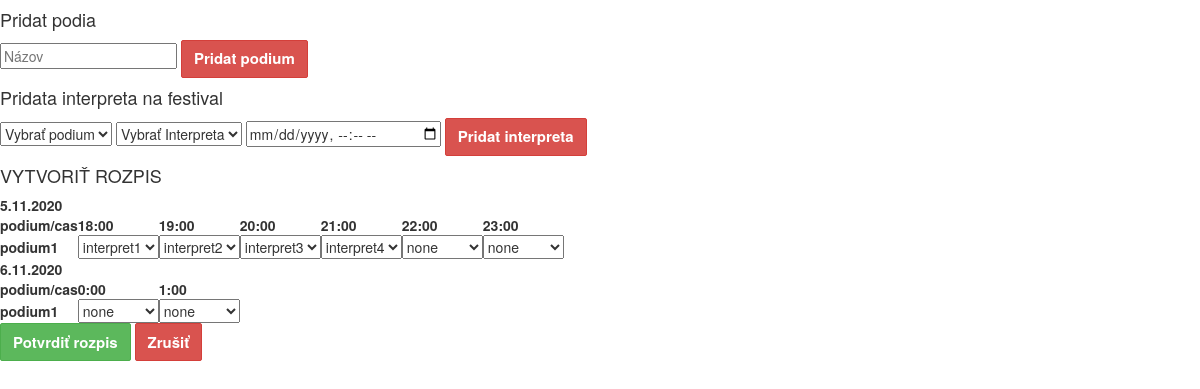
Screenshot of /view/create_lineup.php?id=1 (signed in) with the database file from the repository.
### tables this page shows
CREATE TABLE Podium(
	podium_ID			INT				NOT NULL AUTO_INCREMENT,
    festival_ID			INT 			NOT NULL,
    nazov				VARCHAR(50) 	NOT NULL,
    popis				VARCHAR(1000) 	DEFAULT NULL,
    PRIMARY KEY(podium_ID),
    CONSTRAINT Podium_FK
        FOREIGN KEY (festival_ID)
        REFERENCES Festival (festival_ID)
        ON DELETE CASCADE
);

CREATE TABLE Interpret(
	interpret_ID 		INT				NOT NULL AUTO_INCREMENT,
    nazov				VARCHAR(50)  	NOT NULL,
    hodnotenie			DECIMAL(2,1)	DEFAULT NULL,
    logo				VARCHAR(200)    DEFAULT NULL,
    PRIMARY KEY(interpret_ID)
);

### classPodium.php (called while the page is built, shortened)
<?php
class Podium{
	private $podiumID;
    function initExistingPodium($pdo, $id){
    	$idSelect = $pdo->prepare("SELECT podium_ID FROM Podium WHERE podium_ID = ?");
    	$idSelect->execute([$id]);
    	if($idSelect->rowCount() == 1){
    		$this->podiumID = $idSelect->fetchColumn();
    		return 0;
    	}else{
    		return -1;
    	}
    }
    function getID(){
        return $this->podiumID;
    }
    function getNazov($pdo){
    	$select = $pdo->prepare("SELECT nazov FROM Podium WHERE podium_ID = ?");
    	$select->execute([$this->podiumID]);
    	return $select->fetchColumn();
    }
}
?>

### controller.php (called while the page is built, shortened)
<?php
require_once "classPodium.php";
require_once "classInterpret.php";
function getInterpretForTime($pdo, $dateTime, $podium_id){
    $select = $pdo->prepare("SELECT interpret_ID FROM Interpret_vystupuje_na_Podium WHERE cas_vystupenia = ? AND podium_ID = ?");
    $datestr = $dateTime['year']."-".$dateTime['month']."-".$dateTime['day']." ".$dateTime['hour'].":".$dateTime['minute'].":".$dateTime['second'];
    $date = strtotime($datestr);
    $select->execute([date('Y-m-d H:i:s',$date),$podium_id]);
    $id = $select->fetchColumn();
    if ($id == NULL) {
        return NULL;
    }
    else {
        $interpret = new Interpret();
        $interpret->initExistingInterpret($pdo,$id);
        return $interpret;
    }
}
function getPodiaForFestival($pdo, $festival_ID){
    $idSelect = $pdo->prepare("SELECT podium_ID FROM Podium WHERE festival_ID = ?");
    $idSelect->execute([$festival_ID]);
    $results = $idSelect->fetchAll();
    $array = array();
    foreach ($results as $row) {
        $object = new Podium();
        if ($object->initExistingPodium($pdo, $row[0]) == -1) {
            echo "nenasli sme v datbazke dany row<br>";
        }
        $array[] = $object;
    }
    return $array;
}
function getInterpretsForFestival($pdo, $festival_ID){
    $arrayPodia = getPodiaForFestival($pdo, $festival_ID);
    $array = array();
    foreach ($arrayPodia as $podium) {
        $idSelect = $pdo->prepare("SELECT interpret_ID FROM Interpret_vystupuje_na_Podium WHERE podium_ID = ?");
        $idSelect->execute([$podium->getID()]);
        $results = $idSelect->fetchAll();
        foreach ($results as $row) {
            $object = new Interpret();
            if (!array_search($object, $array)) {
                $array[] = $object;
            }
        }
    }
    return $array;
}
    ?>

### classInterpret.php (called while the page is built, shortened)
<?php
class Interpret{
	private $interpretID;
    function initExistingInterpret($pdo, $id){
    	$idSelect = $pdo->prepare("SELECT interpret_ID FROM Interpret WHERE interpret_ID = ?");
    	$idSelect->execute([$id]);
    	if($idSelect->rowCount() == 1){
    		$this->interpretID = $idSelect->fetchColumn();
    		return 0;
    	}else{
    		return -1;
    	}
    }
    function getID(){
        return $this->interpretID;
    }
    function getNazov($pdo){
    	$select = $pdo->prepare("SELECT nazov FROM Interpret WHERE interpret_ID = ?");
    	$select->execute([$this->interpretID]);
    	return $select->fetchColumn();
    }
}
?>

### view/create_lineup.php (the view, shortened to what this page needs)
 <?php
require "../classInterpret.php";
require_once "../connect_db.php";
require_once "../controller.php";
require_once "../common.php";
function createDays($pdo,$interpretArray,$podiumArray,$datumOd,$datumDo){
    for ($i = $datumOd['day']; $i <= $datumDo['day']; $i++) {
        $cnt = 0;
    echo '
    <b name="den">'.$i.'.'.$datumOd['month'].'.'.$datumOd['year'].'</b>
            <table class="borders" id="lineup-table">
                <thead>
                <tr>
                    <th class="borders">podium/cas</th>';
                    if ($i == $datumOd['day']) {
                        for ($j = $datumOd['hour']; $j < 24; $j++) {
                            echo '<th class="borders">'.$j.':00'.'</th>';
                            $cnt++;
                        }
                    }
                    else if ($i != $datumDo['day']){
                        for ($j = 0; $j < 24; $j++) {
                            echo '<th class="borders">'.$j.':00'.'</th>';
                            $cnt++;
                        }
                    }
                    else {
                        for ($j = 0; $j < $datumDo['hour']; $j++) {
                            echo '<th class="borders">'.$j.':00'.'</th>';
                            $cnt++;
                        }
                    }
                    echo'
                </tr>
                </thead>';
                foreach ($podiumArray as $podium) {
                echo '
                <tbody>
                <tr>
                    <td class="borders"><b>'.$podium->getNazov($pdo).'</b></td>';
                    for ($k = 0; $k < $cnt; $k++) {
                    echo '
                    <td>    ';
                            $cas = $datumOd;
                            if ($i == $datumOd['day']) {
                                $cas['hour'] += $k;
                            }
                            elseif ($i != $datumDo['day']) {
                                $cas['day'] += $i - $datumOd['day'];
                                $cas['hour'] = $k;
                            }
                            else {
                                $cas = $datumDo;
                                $cas['hour'] = $k;
                            }
                            echo '<select name="select_interprets_timeslots'.$cas['day'].$cas['hour'].$podium->getNazov($pdo).'">';
                            $interpret = getInterpretForTime($pdo, $cas, $podium->getID());
                            if ($interpret != NULL) {
                                echo '<option value="'.$interpret->getID($pdo).'">'.$interpret->getNazov($pdo).'</option>';
                            }
                            else {
                                echo '<option value="">none</option>';
                            }
                            echo '
                            <option value="">none</option>
                        </select>
                    </td>';
                    }
                    echo '
                </tr>
                </tbody>';
            }
            echo '
            </table>
    ';
    }
}
$pdo = connect_db();
$festival = new Festival();
$interpretArray = getInterpretsForFestival($pdo, $_GET['id']);
$podiumArray = getPodiaForFestival($pdo, $_GET['id']);
$festival->initExistingFestival($pdo,$_GET['id']);
$datumOd = date_parse_from_format('Y-m-d H:i:s', $festival->getDatum_Od($pdo));
$datumDo = date_parse_from_format('Y-m-d H:i:s', $festival->getDatum_Do($pdo));
make_head();
?>
 <body>
<div class="create_lineup">
    <div class="centering">
        <h4>Pridat podia</h4>
        <form action="../update_festivals.php?id=<?php echo $_GET['id'];?>" method="post" name="update_festival">
        <input name="podium_add" type="text" placeholder="Názov">
        <button type="submit" class="btn btn-danger" id="add-podium">Pridat podium</button>
        </form>
        <h4>Pridata interpreta na festival</h4>
        <form action="../interpret_to_festival_insert.php?id=<?php echo $_GET['id'];?>" method="post" name="add_interpret">
            <select class="custom-select" name="podium" id='podium' required>
                <option value="">Vybrať podium</option>
            </select>
            <select class="custom-select" name="interpret" required>
                <option value="">Vybrať Interpreta</option>
            </select>
            <input type="datetime-local" name="timeslot" required>
            <button type="submit" class="btn btn-danger" id="add-podium">Pridat interpreta</button>
        </form>
        <h4>VYTVORIŤ ROZPIS</h4>
        <form action="../rozpis_insert.php?id=<?php echo $_GET['id'] ?>" class="add_timeslots" method="post">
            <?php
                createDays($pdo,$interpretArray,$podiumArray,$datumOd,$datumDo);
            ?>
            <button class="btn btn-success" id="confirm-lineup">Potvrdiť rozpis</button>
            <button type="submit" class="btn btn-danger" id="remove-lineup">Zrušiť</button>
        </form>
    </div>
</div>
 </body>

### common.php (shortened to what this page needs)
<?php
	function make_head(){
    ?>
        <!DOCTYPE html>
        <html lang="sk-SK">
        <head>
			<link rel="stylesheet" href="https://maxcdn.bootstrapcdn.com/bootstrap/3.4.1/css/bootstrap.min.css">
			<link rel="stylesheet" href="view/css/styling.css">
		</head>
        <?php
    }
	?>

### view/css/styling.css (style rules this page uses)
.form-control, .btn { min-height: 38px; border-radius: 2px; }
.btn { font-size: 15px; font-weight: bold; }

### rows the page displays
podium: $podium->getNazov($pdo) "podium1"
interpret: interpret_ID+nazov "interpret1"
interpret: interpret_ID+nazov "interpret2"
interpret: interpret_ID+nazov "interpret3"
interpret: interpret_ID+nazov "interpret4"

### other values shown
$datumOd['month'] "11"
$datumOd['year'] "2020"
